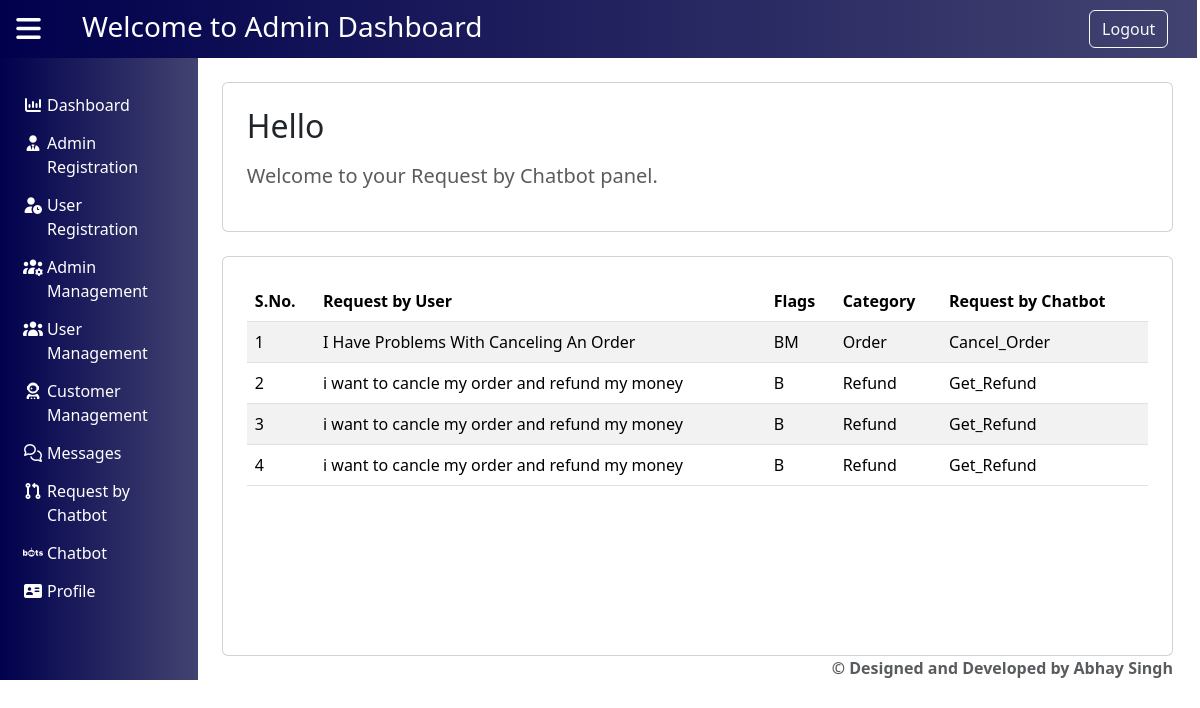
Screenshot of /admins/request_by_chatbot/ with the database file from the repository.
### Customer/models.py (models this page shows, shortened)
class ChatMessage(models.Model):
    Role = models.CharField(max_length=20)
    Email = models.CharField(max_length=100)
    Flags = models.CharField(max_length=10)
    Utterance = models.TextField()
    Category = models.CharField(max_length=10)
    Intent = models.CharField(max_length=10)

### Admin/views.py (the view)
# urls.py: path('request_by_chatbot/',views.request_by_chatbot,name='request_by_chatbot'),
def request_by_chatbot(request):
    messages = ChatMessage.objects.filter(Role__in=['customer', 'user'])
    return render(request,'admin_requestbychatbot.html', {'messages': messages})

### Admin/templates/admin_requestbychatbot.html
{% extends 'admin_base.html' %}
{% load static %}
{% block admin %}
    {% include 'request_by_chatbot.html' %}
{% endblock %}

### templates/request_by_chatbot.html
<div class="container mt-4">
        <div class="card border-1 p-4">
            <h2 class="mb-3">Hello {{ user.Name }}</h2>
            <p class="fs-5 text-muted">
                Welcome to your Request by Chatbot panel.
            </p>
        </div>
        <div class="card mt-4 border-1 p-4" style="height: 400px; overflow-y: auto; scrollbar-width: none;">
            <table class="table table-striped">
                <thead>
                    <tr>
                        <th scope="col">S.No.</th>
                        <th scope="col">Request by User</th>
                        <th scope="col">Flags</th>
                        <th scope="col">Category</th>
                        <th scope="col">Request by Chatbot</th>
                    </tr>
                </thead>
                <tbody>
                    {% for mes in messages %}
                    <tr>
                        <td>{{ forloop.counter }}</td>
                        <td>{{ mes.Utterance }}</td>
                        <td>{{ mes.Flags }}</td>
                        <td>{{ mes.Category }}</td>
                        <td>{{ mes.Intent }}</td>
                    </tr>
                    {% endfor %}
                </tbody>
            </table>
        </div>
    </div>

### rows the page displays
ChatMessage: Utterance "I Have Problems With Canceling An Order", Flags "BM", Category "Order", Intent "Cancel_Order"
ChatMessage: Utterance "i want to cancle my order and refund my money", Flags "B", Category "Refund", Intent "Get_Refund"
ChatMessage: Utterance "i want to cancle my order and refund my money", Flags "B", Category "Refund", Intent "Get_Refund"
ChatMessage: Utterance "i want to cancle my order and refund my money", Flags "B", Category "Refund", Intent "Get_Refund"
